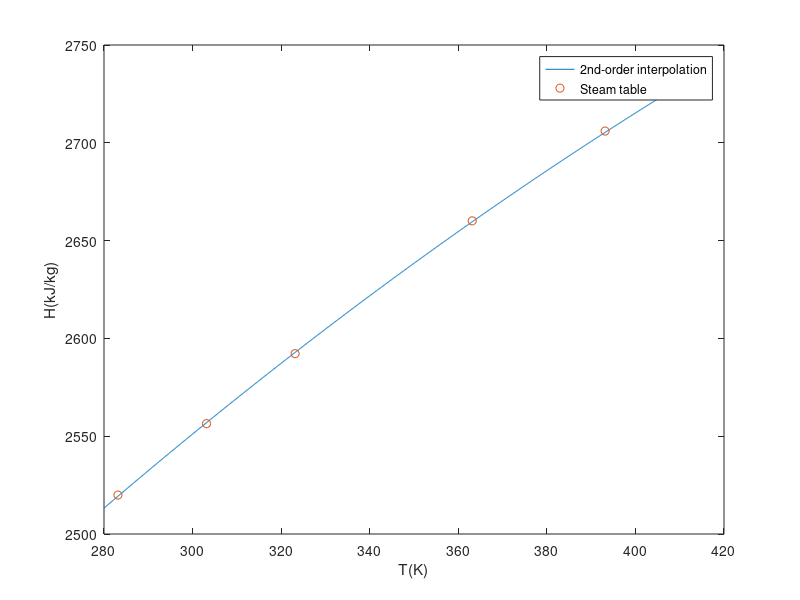

The MATLAB source for this figure:
% enth2nd.m: interpolation of enthalpy for saturated steam 
format long; 
T  =  [283.15 303.15 323.15 363.15 393.15 413.15]; % T(K) 
H  =  [2519.9 2556.4 2592.2 2660.1 2706.0 2733.1]; % enthalpy (kJ/kg) 
p  =  polyfit(T, H, 2) 
Tv  =  280:0.1:415; Hv  =  polyval(p,Tv); % enthalpy values by the 2nd polynomial 
plot(Tv,Hv,T,H,'o'), xlabel('T(K)'), ylabel('H(kJ/kg)') 
legend('2nd-order interpolation','Steam table','location','best')  
f  =  polyval(p, 350.15)